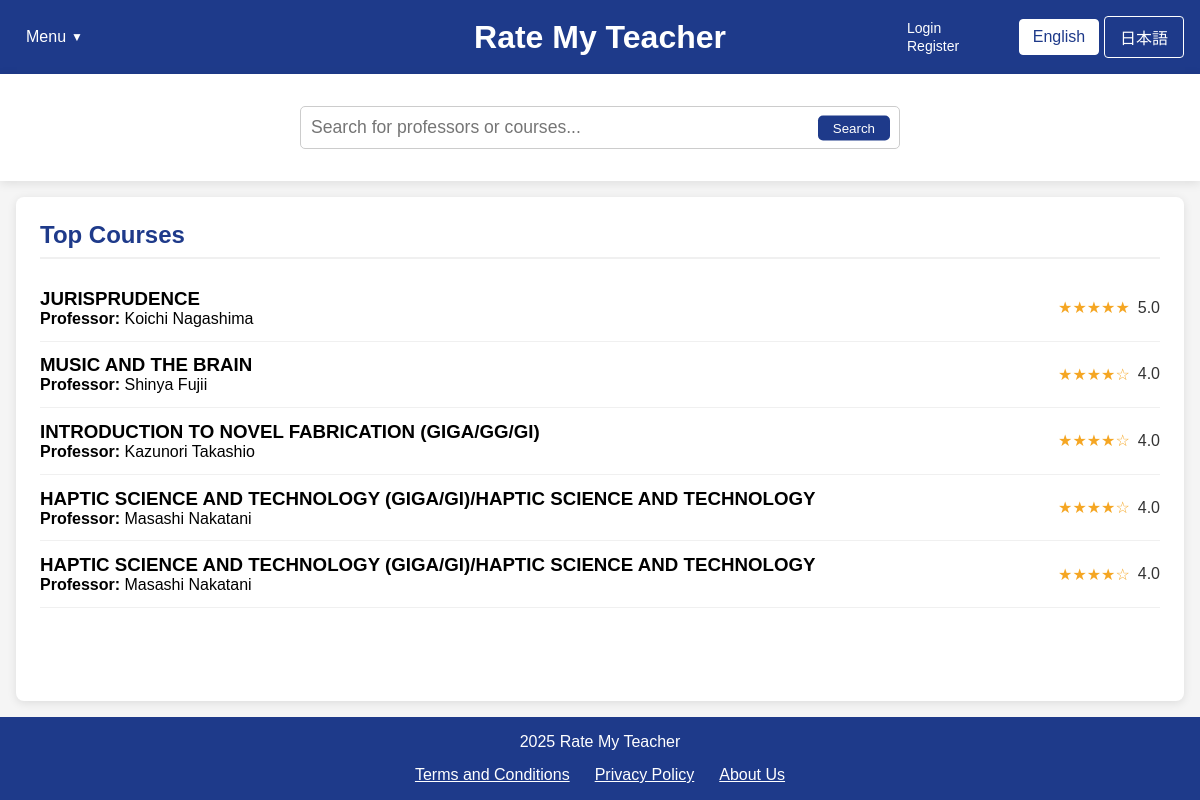
Page /home.php on the earlier database version.
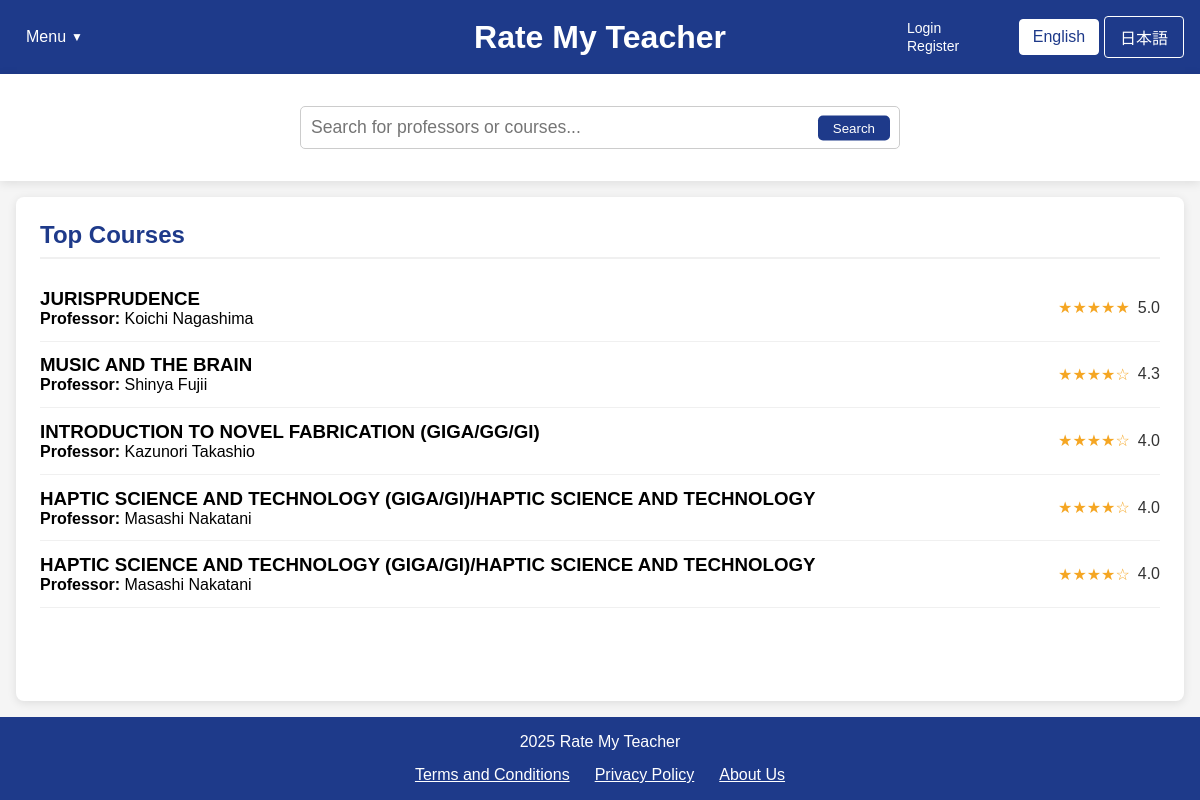
Same page on the later database version.
### tables this page shows
CREATE TABLE courses (
        id INTEGER PRIMARY KEY AUTOINCREMENT,
        name TEXT NOT NULL,
        course_code TEXT,
        description TEXT,
        professor_id INTEGER,
        semester TEXT,
        avg_content_quality REAL DEFAULT 0,
        avg_difficulty REAL DEFAULT 0,
        overall_rating REAL DEFAULT 0,
        review_count INTEGER DEFAULT 0,
        FOREIGN KEY (professor_id) REFERENCES professors(id) ON DELETE SET NULL
    );

CREATE TABLE professors (
        id INTEGER PRIMARY KEY AUTOINCREMENT,
        name TEXT NOT NULL,
        department TEXT,
        bio TEXT,
        avg_content_quality REAL DEFAULT 0,
        avg_difficulty REAL DEFAULT 0,
        overall_rating REAL DEFAULT 0,
        review_count INTEGER DEFAULT 0
    );

### home.php (the view, shortened to what this page needs)
<?php
$isLoggedIn = isset($_SESSION["loggedin"]) && $_SESSION["loggedin"] === true;
require_once 'config.php';
function getTopCourses($limit = 5) {
    global $conn;
    $courses = [];
    try {
        $ratingCount = 0;
        $ratingCheckResult = $conn->query("SELECT COUNT(*) as count FROM ratings");
        if ($ratingCheckResult) {
            $ratingCountRow = $ratingCheckResult->fetchArray(SQLITE3_ASSOC);
            $ratingCount = $ratingCountRow['count'];
        }
        if ($ratingCount > 0) {
            $hasCourseRatingColumns = false;
            $columnsResult = $conn->query("PRAGMA table_info(courses)");
            while ($col = $columnsResult->fetchArray(SQLITE3_ASSOC)) {
                if ($col['name'] === 'avg_content_quality') {
                    $hasCourseRatingColumns = true;
                    break;
                }
            }
            if ($hasCourseRatingColumns) {
                $stmt = $conn->prepare("
                    SELECT c.id, c.name as course_name, c.course_code,
                        COALESCE(c.avg_content_quality, 0) as avg_content_quality,
                        COALESCE(c.avg_difficulty, 0) as avg_difficulty,
                        COALESCE(c.overall_rating, 0) as avg_rating,
                        COALESCE(c.review_count, 0) as review_count,
                        p.name as professor_name
                    FROM courses c
                    LEFT JOIN professors p ON c.professor_id = p.id
                    WHERE COALESCE(c.review_count, 0) > 0
                    ORDER BY avg_rating DESC, review_count DESC
                    LIMIT :limit
                ");
            }
            $stmt->bindValue(':limit', $limit, SQLITE3_INTEGER);
            $result = $stmt->execute();
            while ($row = $result->fetchArray(SQLITE3_ASSOC)) {
                if (isset($row['avg_rating']) && $row['avg_rating'] !== null) {
                    $row['avg_rating'] = number_format((float)$row['avg_rating'], 1);
                } else {
                    $row['avg_rating'] = "N/A";
                }
                $courses[] = $row;
            }
        }
    } catch (Exception $e) {
        error_log("Error fetching top courses: " . $e->getMessage());
    }
    return $courses;
}
$topCourses = getTopCourses(5);
?>
<!DOCTYPE html>
<html lang="en">
<head>
    <link rel="stylesheet" href="css/style.css">
</head>
<body>
    <div class="container">
        <header>
            <div class="header-left">
                <div class="dropdown">
                    <?php
                    $currentLang = isset($_COOKIE['language']) && $_COOKIE['language'] == 'ja' ? 'ja' : 'en';
                    $menuLabel = $currentLang == 'ja' ? 'メニュー' : 'Menu';
                    $logoutLabel = $currentLang == 'ja' ? 'ログアウト' : 'Logout';
                    $loginLabel = $currentLang == 'ja' ? 'ログイン' : 'Login';
                    $registerLabel = $currentLang == 'ja' ? '登録' : 'Register';
                    ?>
                    <button class="dropbtn"><?php echo $menuLabel; ?></button>
                </div>
            </div>
            <div class="header-center">
                <div class="logo">
                    <h1><a href="home.php" style="color: white; text-decoration: none;"><?php echo $currentLang == 'ja' ? 'Rate My Teacher' : 'Rate My Teacher'; ?></a></h1>
                </div>
            </div>
            <div class="header-right">
                <div class="auth-links">
                    <?php if ($isLoggedIn): ?>
                        <a href="logout.php"><?php echo $logoutLabel; ?></a>
                    <?php else: ?>
                        <a href="login.php"><?php echo $loginLabel; ?></a>
                        <a href="register.php"><?php echo $registerLabel; ?></a>
                    <?php endif; ?>
                </div>
                <div class="language-toggle">
                    <a href="?lang=en" class="<?php echo (!isset($_COOKIE['language']) || $_COOKIE['language'] == 'en') ? 'active' : ''; ?>"
                    style="display:inline-block; width:80px; text-align:center; padding:8px 0; margin-right:5px;
                            background:<?php echo (!isset($_COOKIE['language']) || $_COOKIE['language'] == 'en') ? 'white' : 'transparent'; ?>;
                            color:<?php echo (!isset($_COOKIE['language']) || $_COOKIE['language'] == 'en') ? '#1e3a8a' : 'white'; ?>;
                            text-decoration:none; border:1px solid white; border-radius:4px;"
                    onclick="document.cookie='language=en; path=/; max-age=2592000'; return true;">
                    English
                    </a>
                    <a href="?lang=ja" class="<?php echo (isset($_COOKIE['language']) && $_COOKIE['language'] == 'ja') ? 'active' : ''; ?>"
                    style="display:inline-block; width:80px; text-align:center; padding:8px 0;
                            background:<?php echo (isset($_COOKIE['language']) && $_COOKIE['language'] == 'ja') ? 'white' : 'transparent'; ?>;
                            color:<?php echo (isset($_COOKIE['language']) && $_COOKIE['language'] == 'ja') ? '#1e3a8a' : 'white'; ?>;
                            text-decoration:none; border:1px solid white; border-radius:4px;"
                    onclick="document.cookie='language=ja; path=/; max-age=2592000'; return true;">
                    日本語
                    </a>
                </div>
        </header>
        <div class="search-container">
            <div class="search-bar" style="position: relative !important;">
                <input type="text" id="searchInput" placeholder="<?php echo $currentLang == 'ja' ? '教授やコースを検索...' : 'Search for professors or courses...'; ?>" style="width: 100%; padding: 10px; border-radius: 5px; border: 1px solid #ccc;">
                <button id="searchButton" style="position: absolute; right: 10px; top: 50%; transform: translateY(-50%); background: #1e3a8a; color: white; border: none; padding: 5px 15px; border-radius: 5px; cursor: pointer;"><?php echo $currentLang == 'ja' ? '検索' : 'Search'; ?></button>
            </div>
        </div>
            <div id="top-courses" class="content-box" style="flex: 1; background-color: white; margin: 1rem; padding: 1.5rem; border-radius: 8px; box-shadow: 0 2px 10px rgba(0,0,0,0.1);">
                <h2><?php echo $currentLang == 'ja' ? '人気のコース' : 'Top Courses'; ?></h2>
                <div class="course-list">
<?php foreach ($topCourses as $course): ?>
<a href="course.php?course=<?php echo urlencode($course['english_course_name']); ?>&professor=<?php echo urlencode($course['english_professor_name'] ?? ''); ?>&lang=<?php echo $currentLang;?>" style="text-decoration: none; color: inherit;">      <div class="course-item" data-id="<?php echo $isLoggedIn ? $course['id'] : 'login-required'; ?>">
            <div>
                <h3><?php echo htmlspecialchars($course['course_name'] ?? $course['name']); ?></h3>
                <p><strong>Professor:</strong> <?php echo htmlspecialchars($course['professor_name'] ?? 'Unknown Professor'); ?></p>
            </div>
            <div class="rating">
                <?php
                if ($course['avg_rating'] !== 'N/A' && $course['avg_rating'] > 0) {
                    $fullStars = floor($course['avg_rating']);
                    $hasHalfStar = $course['avg_rating'] - $fullStars >= 0.5;
                    echo str_repeat('★', $fullStars);
                    echo str_repeat('☆', 5 - $fullStars - ($hasHalfStar ? 1 : 0));
                    echo ' <span>' . $course['avg_rating'] . '</span>';
                } else {
                    echo '☆☆☆☆☆ <span>No ratings</span>';
                }
                ?>
            </div>
        </div>
    </a>
<?php endforeach; ?>
                </div>
            </div>
        <footer style="background-color: #1e3a8a; color: white; text-align: center; padding: 1rem; width: 100%;">
            <p>2025 Rate My Teacher</p>
            <div style="display: flex; flex-wrap: wrap; justify-content: center; margin-top: 15px; gap: 25px;">
                <a href="ToS.php?lang=<?php echo $currentLang; ?>" style="color: white; text-decoration: underline;">
                    <?php echo $currentLang == 'ja' ? '利用規約' : 'Terms and Conditions'; ?>
                </a>
                <a href="privacy_policy.php?lang=<?php echo $currentLang; ?>" style="color: white; text-decoration: underline;">
                    <?php echo $currentLang == 'ja' ? 'プライバシーポリシー' : 'Privacy Policy'; ?>
                </a>
                <a href="about_us.php?lang=<?php echo $currentLang; ?>" style="color: white; text-decoration: underline;">
                    <?php echo $currentLang == 'ja' ? '私たちについて' : 'About Us'; ?>
                </a>
            </div>
        </footer>
    </div>
</body>
</html>

### css/style.css (style rules this page uses)
body { font-family: Arial, sans-serif; background-color: #f5f5f5; margin: 0; padding: 0; }
a { color: #1e3a8a; text-decoration: none; }

### home.php (style rules this page uses)
* { margin: 0; padding: 0; box-sizing: border-box; font-family: 'Arial', sans-serif; }
body { background-color: #f5f5f5; }
.container { width: 100%; min-height: 100vh; display: flex; flex-direction: column; }
header { background-color: #1e3a8a; color: white; padding: 1rem; display: flex; justify-content: space-between; align-items: center; }
.header-left { width: 25%; }
.header-center { width: 50%; text-align: center; }
.header-right { width: 25%; display: flex; justify-content: flex-end; align-items: center; }
.auth-links { margin-right: 15px; }
.auth-links a, .auth-links span { color: white; text-decoration: none; margin-left: 15px; font-size: 14px; }
.logo { display: flex; flex-direction: column; align-items: center; }
.dropdown { position: relative; display: inline-block; }
.dropbtn { background-color: transparent; color: white; padding: 10px; font-size: 16px; border: none; cursor: pointer; display: flex; align-items: center; }
.dropbtn::after { content: "▼"; font-size: 12px; margin-left: 5px; }
.language-toggle { display: flex; align-items: center; }
.search-container { width: 100%; display: flex; justify-content: center; padding: 2rem; background-color: white; box-shadow: 0 2px 10px rgba(0,0,0,0.1); }
.search-bar { width: 60%; max-width: 600px; position: relative !important; }
.search-bar input { width: 100%; padding: 1rem; border: 2px solid #ff0000; border-radius: 50px; font-size: 1.1rem; }
.search-bar button { position: absolute; right: 10px; top: 50%; transform: translateY(-50%); background-color: #1e3a8a; color: white; border: none; border-radius: 50px; padding: 0.5rem 1.5rem; cursor: pointer; }
.content-box { flex: 1; background-color: white; margin: 1rem; padding: 1.5rem; border-radius: 8px; box-shadow: 0 2px 10px rgba(0,0,0,0.1); }
.content-box h2 { color: #1e3a8a; margin-bottom: 1rem; border-bottom: 2px solid #f0f0f0; padding-bottom: 0.5rem; }
.professor-item, .course-item { display: flex; align-items: center; padding: 0.8rem 0; border-bottom: 1px solid #f0f0f0; cursor: pointer; transition: background-color 0.2s; }
.rating { display: flex; align-items: center; margin-left: auto; color: #f5a623; }
.rating span { margin-left: 0.5rem; color: #333; }
footer { background-color: #1e3a8a; color: white; text-align: center; padding: 1rem; }

Differences in the rows shown:
changed courses "MUSIC AND THE BRAIN": avg_rating "4.0" → "4.3"
